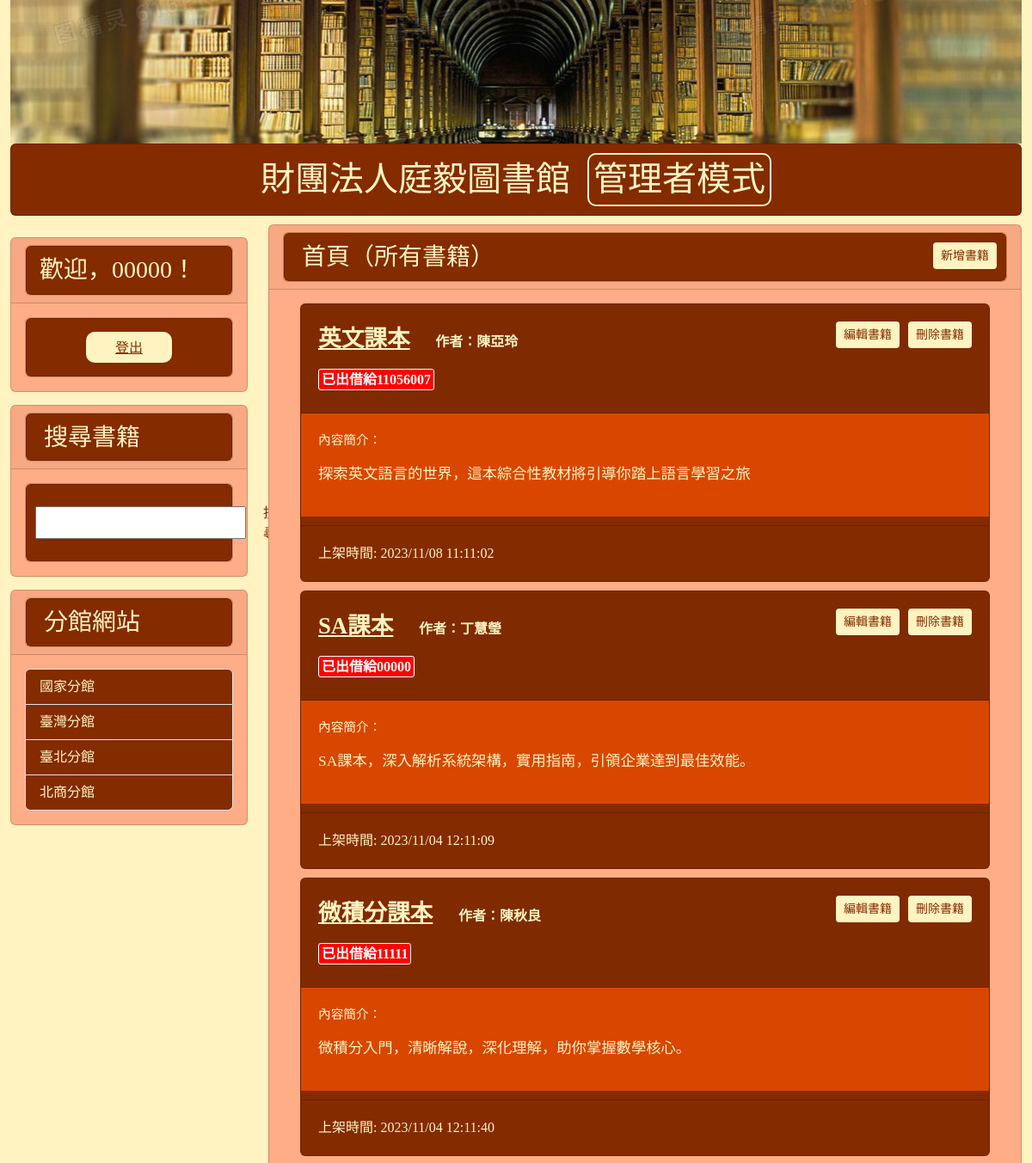
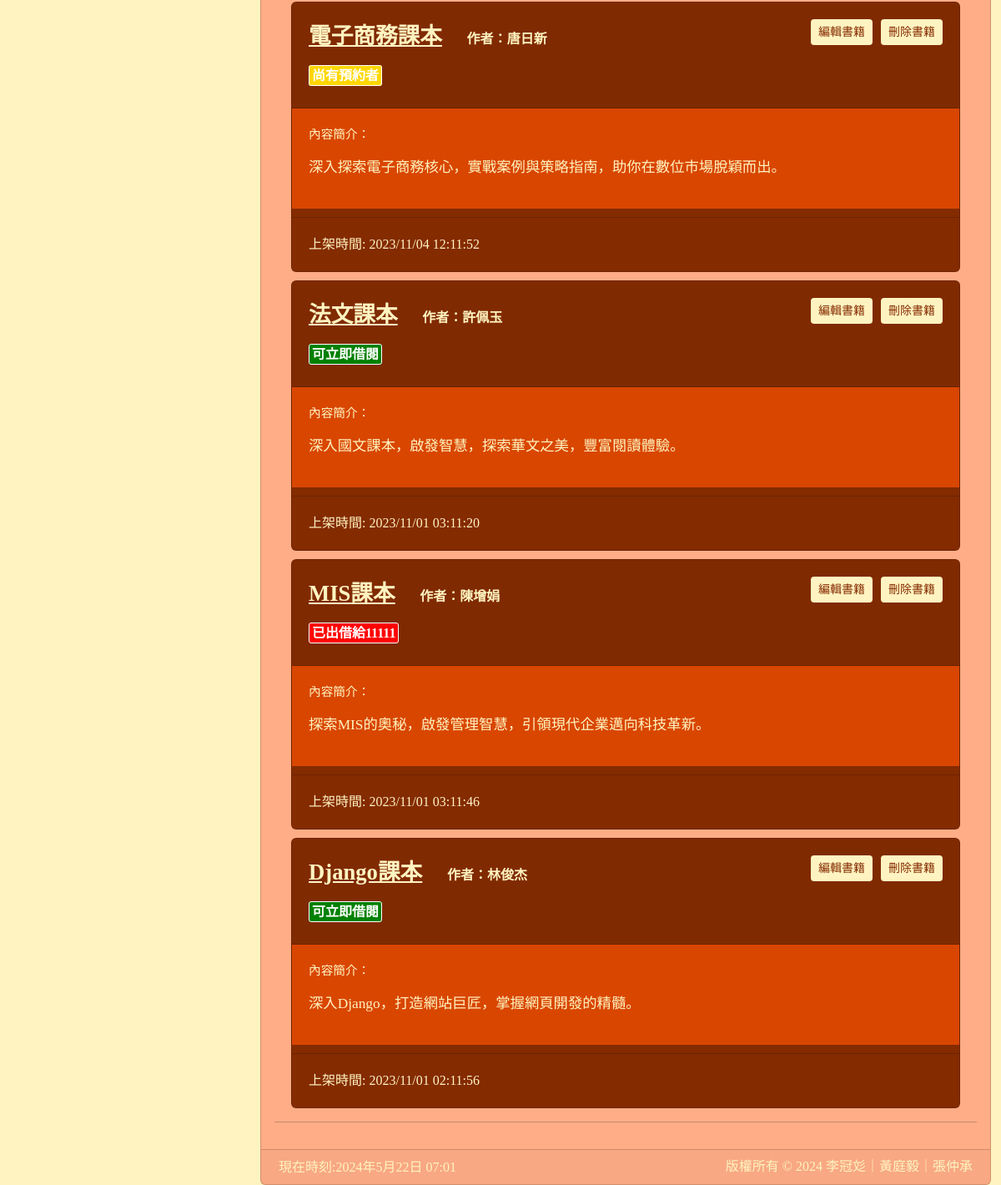
The page / (signed in) on the database its author committed (2 pictures, top to bottom).
### mysite/models.py (models this page shows, shortened)
class Post(models.Model):
    title = models.CharField(max_length=50)
    write = models.CharField(max_length=50, default="不詳")
    slug = models.CharField(max_length=200)
    bookstype=[("一般書籍","一般書籍"),("教學用書","教學用書")]
    category = models.CharField(max_length=20, choices=bookstype, default="一般書籍")
    intro = models.TextField(default="", blank=True)
    photolink = models.TextField(default="", blank=True)
    body = models.TextField()
    borrower = models.CharField(max_length=150, blank=True, null=True)
    isBorrow = models.BooleanField(_("外借中"), default=False)
    pub_date = models.DateTimeField(auto_now_add=True)
    reservations = models.ManyToManyField(User, related_name='reserved_books', blank=True)
    borrowing_records = models.ManyToManyField(BorrowingRecord, related_name='borrowed_books', blank=True)
    @property
    def formatted_is_borrow(self):
        if self.isBorrow:
            try:
                user = User.objects.get(username=self.borrower)
                return f'<span style="color: white; background-color: red; border: 1px solid white; padding: 3px; border-radius: 3px;">已出借給{user.username}</span>'
            except User.DoesNotExist:
                return f'<span style="color: white; background-color: red; border: 1px solid white; padding: 3px; border-radius: 3px;">已出借給 {self.borrower}</span>'
        elif self.is_reserved:
            reservations = self.reservations.all()
            if reservations and self.borrower != reservations[0].username:
                return '<span style="color: white; background-color: gold; border: 1px solid white; padding: 3px; border-radius: 3px;">尚有預約者</span>'
        else:
            return '<span style="color: white; background-color: green; border: 1px solid white; padding: 3px; border-radius: 3px;">可立即借閱</span>'
    formatted_is_borrow.fget.short_description = "外借狀態"
    @property
    def is_reserved(self):
        return self.reservations.exists()
    class Meta:
        ordering = ("-pub_date",)

### mysite/views.py (the view)
# urls.py: path("",mv.homepage, name="homepage"),
def homepage(request):
    posts=Post.objects.all()
    now=datetime.now()
    return render(request,"index.html",locals())

### templates/index.html (shortened to what this page needs)
{% extends "base.html" %}
{% block headmessage %}
    <div class="card" style="background-color:#FFA042;">
        <div class="card" style="background-color:#842B00;">
            <h3 style="font-family:微軟正黑體; color:#FFF4C1; margin-left: 10px; margin-bottom: 0px; padding: 10px">首頁（所有書籍）
                {% if user.is_staff %}
                    <a class="btn btn-sm" style="background-color:#FFF4C1; color: #842B00; margin-top: 10px; float: right; margin-top: 0px; margin-right: 0px;" href="/add_book">新增書籍</a>
                {% endif %}
            </h3>
        </div>
    </div>
{% endblock headmessage %}
{% block content %}
{% for post in posts %}
<div class="card" style="background-color: #842B00; margin-bottom: 10px; margin-left: 20px; margin-right: 20px;">
    <div class="card-header" style="padding: 10px;">
        <p style="font-family: 微軟正黑體; font-size: 14pt; font-weight: bold; color: #FFF4C1; margin-top: 10px;">
            <a href="/post/{{post.slug}}" style="font-family: 微軟正黑體; font-size: 20pt; font-weight: bold; color: #FFF4C1; padding: 10px; display: inline;">{{post.title}}</a>
            <span style="font-family: 微軟正黑體; font-size: 12pt; font-weight: bold; color: #FFF4C1; margin-left: 15px; margin-top: 0; margin-bottom: 0; margin-right: 20px;">作者：{{post.write}}</span>
            {% if user.is_staff %}
                <a class="btn btn-sm" style="background-color:#FFF4C1; color: #842B00; margin-top: 10px; float: right; margin-top: 0px; margin-right: 10px;" href='{% url 'delete_book' slug=post.slug %}'>刪除書籍</a>
                <a class="btn btn-sm" style="background-color:#FFF4C1; color: #842B00; margin-top: 10px; float: right; margin-top: 0px; margin-right: 10px;" href='{% url 'edit_book' book_id=post.id %}'>編輯書籍</a>
            {% endif %}
        </p>
        <p style="font-family: 微軟正黑體; font-size: 12pt; font-weight: bold; color: #FFF4C1; margin-left: 10px;">
            {{post.formatted_is_borrow|safe}}
        </p>
    </div>
    <div class="card-body" style="font-family: 微軟正黑體; color: #FFF4C1; background-color: #D94600; padding: 20px;">
        <p style="font-size: 11pt;">內容簡介：</p>
        <p style="font-size: 13pt;">
            {{post.intro|truncatechars:40}}
        </p>
    </div>
    <div class="card-footer" style="font-family: 微軟正黑體; margin-top: 10px; color: #FFF4C1; background-color: #842B00; padding: 20px;">
        <p style="font-family:微軟正黑體; font-size:12pt; padding: 0px; margin-bottom: 0px;">
            上架時間:{{post.pub_date| date:" Y/m/d h:m:s"}}
        </p>
    </div>
</div>
{% endfor %}
<hr>
{% endblock content %}

### templates/base.html (shortened to what this page needs)
<!DOCTYPE html>
<html>
    <head>
        <link href="https://cdn.jsdelivr.net/npm/bootstrap@5.3.2/dist/css/bootstrap.min.css" rel="stylesheet">
    </head>
    <body>
        <div class="container-fluid" style="background-color:#FFF4C1">
            {% include "header.html" %}
            <div class="row">
                <div class="col-sm-3 col-md-3">
                    <div class="card" style="background-color:#FFAD86; margin-bottom: 10px; margin-top: 15px">
                        <div class="card-header">
                            <div class="card" style="background-color:#FFAD86;">
                                <div class="card" style="background-color:#842B00;">
                                    <h3 style="font-family:微軟正黑體; color:#FFF4C1; margin-left: 10px; margin-bottom: -10px; margin-top: 5px; padding: 5px">
                                        <div id="user-info">
                                            {% if user.is_authenticated %}
                                                <p>歡迎，{{ user.username }}！</p>
                                            {% else %}
                                                <p>訪客，您好！</p>
                                            {% endif %}
                                        </div>
                                    </h3>
                                </div>
                            </div>
                        </div>
                        <div class="card-body">
                            <div class="card" style="background-color:#FFAD86;">
                                <div class="card" style="background-color:#842B00;">
                                    <div class="list-group">
                                        <div class="row">
                                            <div class="col text-center">
                                                {% if user.is_authenticated %}
                                                    <button type="submit" style="width: 100px; background-color: #FFF4C1; border: none; cursor: pointer; border-radius: 10px; margin-top: 15px; margin-bottom: 15px;">
                                                        <a style="width: 100%; display: block; color: #842B00; border-radius: 10px; padding: 5px;" href="{% url 'logout' %}"> 登出</a>
                                                    </button>
                                                {% endif %}
                                            </div>
                                        </div>
                                    </div>
                                </div>
                            </div>
                        </div>
                    </div>
                    <div class="card" style="background-color:#FFAD86; margin-bottom: 10px; margin-top: 15px">
                        <div class="card-header">
                            <div class="card" style="background-color:#FFAD86;">
                                <div class="card" style="background-color:#842B00;">
                                    <h3 style="font-family:微軟正黑體; color:#FFF4C1; margin-left: 10px; margin-bottom: 0px; padding: 10px">搜尋書籍</h3>
                                </div>
                            </div>
                        </div>
                        <div class="card-body">
                            <div class="card" style="background-color:#FFAD86;">
                                <div class="card" style="background-color:#842B00;">
                                    <div class="list-group">
                                        <form method="get" action="{% url 'search_books' %}" style="margin-top: 20px; display: flex; align-items: center; margin-top: 15px; margin-bottom: 15px; margin-left: 10px;">
                                            <input type="text" name="q" id="search" required style="margin-right: 10px;  padding: 5px;">
                                            <button type="submit" style="background-color: #FFF4C1; color: #842B00; padding: 5px 10px; border: none; cursor: pointer; border-radius: 10px;;">搜尋</button>
                                        </form>
                                    </div>
                                </div>
                            </div>
                        </div>
                    </div>
                    <div class="card" style="background-color:#FFAD86; margin-top: 15px">
                        <div class="card-header">
                            <div class="card" style="background-color:#FFAD86;">
                                <div class="card" style="background-color:#842B00;">
                                    <h3 style="font-family:微軟正黑體; color:#FFF4C1; margin-left: 10px; margin-bottom: 0px; padding: 10px">分館網站</h3>
                                </div>
                            </div>
                        </div>
                        <div class="card-body">
                            <div class="list-group">
                                <a style="font-family:微軟正黑體;color:#FFF4C1;background-color:#842B00" href="https://www.ncl.edu.tw" class="list-group-item">國家分館</a>
                                <a style="font-family:微軟正黑體;color:#FFF4C1;background-color:#842B00" href="https://www.ntl.edu.tw/mp.asp?mp=1" class="list-group-item">臺灣分館</a>
                                <a style="font-family:微軟正黑體;color:#FFF4C1;background-color:#842B00" href="https://tpml.gov.taipei" class="list-group-item">臺北分館</a>
                                <a style="font-family:微軟正黑體;color:#FFF4C1;background-color:#842B00" href="https://library.ntub.edu.tw/wSite/mp" class="list-group-item">北商分館</a>
                            </div>
                        </div>
                    </div>
                </div>
                <div class="col-sm-9 col-md-9">
                    <div class="card" style="background-color:#FFAD86">
                        <div class="card-header">
                            {% block headmessage %}
                            {% endblock %}
                        </div>
                        <div class="card-body">
                            {% block content %} {% endblock %}
                        </div>
                        <div class="card-footer">
                            {% include "footer.html" %}
                        </div>
                </div>
            </div>
        </div>
    </body>
</html>

### rows shown on the page
Post: title "英文課本", write "陳亞玲", formatted_is_borrow "已出借給11056007", intro "探索英文語言的世界，這本綜合性教材將引導你踏上語言學習之旅", pub_date "2023/11/08 11:11:02"
Post: title "SA課本", write "丁慧瑩", formatted_is_borrow "已出借給00000", intro "SA課本，深入解析系統架構，實用指南，引領企業達到最佳效能。", pub_date "2023/11/04 12:11:09"
Post: title "微積分課本", write "陳秋良", formatted_is_borrow "已出借給11111", intro "微積分入門，清晰解說，深化理解，助你掌握數學核心。", pub_date "2023/11/04 12:11:40"
Post: title "電子商務課本", write "唐日新", formatted_is_borrow "尚有預約者", intro "深入探索電子商務核心，實戰案例與策略指南，助你在數位市場脫穎而出。", pub_date "2023/11/04 12:11:52"
Post: title "法文課本", write "許佩玉", formatted_is_borrow "可立即借閱", intro "深入國文課本，啟發智慧，探索華文之美，豐富閱讀體驗。", pub_date "2023/11/01 03:11:20"
Post: title "MIS課本", write "陳增娟", formatted_is_borrow "已出借給11111", intro "探索MIS的奧秘，啟發管理智慧，引領現代企業邁向科技革新。", pub_date "2023/11/01 03:11:46"
Post: title "Django課本", write "林俊杰", formatted_is_borrow "可立即借閱", intro "深入Django，打造網站巨匠，掌握網頁開發的精髓。", pub_date "2023/11/01 02:11:56"

### other values the page prints
{{ user.username }} "00000"
